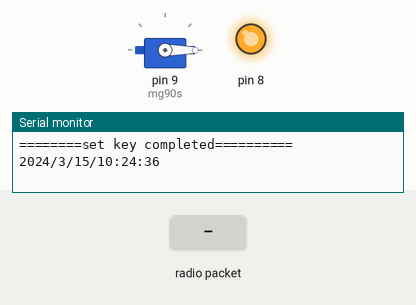
Recording of a sketch running on a simulated Arduino Uno, built with avr-gcc and run on an emulated ATmega328P. Shown: servo, output pins drawn as LEDs (lit = HIGH), the last lines printed to the serial monitor. Inputs (shaded band) come from the test bench. The local clock reads 2024-03-15 10:24:30 at power-on unless the sketch sets it; random numbers use the default seed unless the sketch sets one; no radio packets arrive unless stated.

Above: at 6.4 s.
6.5 s: radio packet "1" arrives
At 10.34 s:
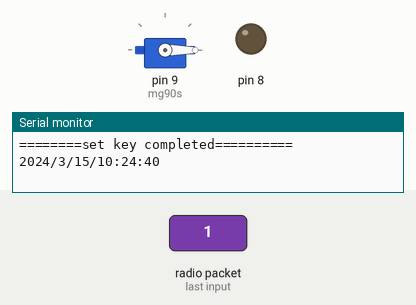
Timing chart, 0 to 11.9 s (numbered marks = the images above; inputs shaded):
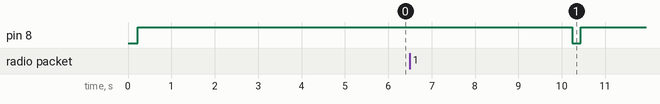

The sketch:

XOR_recv_and_open_door.ino
```cpp
#define NUMBER_OF_BYTES 32 // 加密字节数，也是密钥字节数

////////////////////////////////////////

//将int(2byte转换为字节数组)//////////////
union byte_int_union
{
   uint16_t int_year;
   uint8_t  byte_year[2];
};
byte_int_union b_i_year;
////////////////////////////////////////

//记录的UID/////////////////////////////
#define N 2 //UID个数
#define M 4 //UID字节数
static const byte f[N][M] = //uid字节
{
  {0x95, 0x53, 0x8D, 0xC2},
  {0x2F, 0x4A, 0x85, 0x88}
};


///////// DS1307时钟模块所需  ////////////
#include "RTClib.h"

RTC_DS1307 rtc; //创建一个RTC_DS1307对象
////////////////////////////////////////

////ASK无线模块所需//////////////////////
#include <RH_ASK.h>
#include <SPI.h> // Not actually used but needed to compile

RH_ASK driver(2000, 5, 6, 7); //依次为接收，发送，ptt端
////////////////////////////////////////

///舵机、RFID模块////////////////////////////
#include <SPI.h>
#include <MFRC522.h>
#include <Servo.h>

//recv端不需要///////////////////////////////////////////////
//#define RST_PIN         9          // Configurable, see typical pin layout above
//#define SS_PIN          10         // Configurable, see typical pin layout above

//MFRC522 mfrc522(SS_PIN, RST_PIN);  // Create MFRC522 instance
////////////////////////////////////////////////////////////
Servo mg90s;  //舵机
////////////////////////////////////

byte key[NUMBER_OF_BYTES]; // 加密、解密密钥

///保持电源输出所需///////////////////////
unsigned long next_time;
///////////////////////////////////////

void new_en_de(byte* text, byte* key) //加密、解密函数，明文或密文会存在text中
{
  for (int i = 0; i < NUMBER_OF_BYTES; i++)
  {
    text[i] = key[i] ^ text[i];
  }
}

void setkey(byte* inputkey, uint32_t sec) //刷新密钥函数
{
  randomSeed(sec / 30);
  Serial.println(sec / 30);
  for (int i = 0; i < 32; i++)
  {
    inputkey[i] = random(0, 255);
  }
  Serial.print("key:"); //debug
  debug_32by_print(inputkey);  //debug
  Serial.println("========set key completed==========");
}

void send_it_en(byte* it) //加密并发送，且密文会存在it中
{
  //Serial.println("hello");
  new_en_de(it, key); //加密
  //Serial.println("hello again and again");
  driver.send((byte*)it, strlen(it)); //发送
  //Serial.println("hello again and again and again");
  //delay(100);
  driver.waitPacketSent();  //等待发送完成
  //Serial.println("hello again and again and again and again");
}

int recv_it_and_de(byte* it)   //接收并解密，将明文存在msg中
{
  byte buf[NUMBER_OF_BYTES]; //是否可省
  byte buflen = sizeof(buf);  //是否可省
  if (driver.recv(buf, &buflen)) // Non-blocking
  {
    cpbyte(it, buf, NUMBER_OF_BYTES); //复制
    Serial.print("enmsg:"); //debug
    debug_32by_print(buf); //debug
    new_en_de(it, key); //解密
     // Message with a good checksum received, dump it.
    //driver.printBuffer("Got:", buf, buflen); //debug
    Serial.print("demsg:"); //debug
    debug_32by_print(it); //debug
    return 1;
  }
  return 0;
}

void cpbyte(byte* cpin, byte* cpout, int num) //将cpout复制到cpin字节数组中，需要输入num字节数
{
  for (int i = 0; i < num; i++)
  {
    cpin[i] = cpout[i];
  }
}

void debug_32by_print(byte* msg) //debug使用，将以16进制显示msg信息
{
  //Serial.print("msg:");
  for (int i = 0; i < NUMBER_OF_BYTES; i++)
  {
    Serial.print(msg[i], DEC);
    Serial.print(" ");
  }
  Serial.println();
}

int compare_bytes(const byte* a,const int start_a,const byte* b,const int start_b,const int num) //比较a,b两个字节数组，输入a,b,开始比较的位置与比较的长度
{
  const int maxi = num + start_a;
  int i = start_a;
  int j = start_b;
  for (; i < maxi;)
  {
    if (a[i] != b[j])
    {
      return 0;
    }
    i++;
    j++;
  }
  return 1;
}

int uid_judge(byte* msg) //判断信息是否为UID信息，若不是则返回0，若是则返回1
{
  const byte isuid[4] = { 0x0, 0x0, 0x0, 0x0 }; //判断是否为UID信息
  int flag = 0;
  int i = 0;
  if (compare_bytes(msg, 0, isuid, 0, 4))
  {
    for (i = 0; i < N; i++)
    {
      if (compare_bytes(msg, 4, f[i], 0, 4))
      {
        flag = 1;
      }
    }
  }

  //debug/////////////////////////////
  if (flag)
  {
    Serial.println("uid ture");
  }
  else
  {
    Serial.println("uid flase");
  }
  /////////////////////////////////////

  return flag;

}

void syn_time(byte *msg, DateTime now) //判断msg是否含有时间信息，若是，则同步时间
{
  //DateTime now = rtc.now();
  const byte istime[4] = { 0x1, 0x1, 0x1, 0x1 }; //判断是否为时间信息
  b_i_year.byte_year[0] = msg[4]; //debug
  b_i_year.byte_year[1] = msg[5]; //debug
  Serial.print("dt = "); //debug
  Serial.println(
                abs(  DateTime(b_i_year.int_year, msg[6], msg[7], msg[8], msg[9], msg[10]).unixtime() - now.unixtime() )
                ); //debug
  if (  compare_bytes(msg, 0, istime, 0, 4) &&
        (
          abs(  DateTime(b_i_year.int_year, msg[6], msg[7], msg[8], msg[9], msg[10]).unixtime() - now.unixtime()  ) < 20
        )
     )
  {
    debug_time_print(now);  //debug
    Serial.println("time syn begin"); //debug
    //b_i_year.byte_year[0] = msg[4];
    //b_i_year.byte_year[1] = msg[5];
    rtc.adjust( DateTime(b_i_year.int_year, msg[6], msg[7], msg[8], msg[9], msg[10]) );
    Serial.println("time syn end"); //debug
    debug_time_print(now);  //debug
  }
}

void debug_time_print(DateTime now) //显示now时间的函数debug用
{
  Serial.print(now.year(), DEC);
  Serial.print('/');
  Serial.print(now.month(), DEC);
  Serial.print('/');
  Serial.print(now.day(), DEC);
  Serial.print('/');
  Serial.print(now.hour(), DEC);
  Serial.print(':');
  Serial.print(now.minute(), DEC);
  Serial.print(':');
  Serial.print(now.second(), DEC);
  Serial.println();
}

void opendoor() //just open the door
{
  mg90s.attach(9);//加载舵机，9脚输出控制信号
  mg90s.write(80);//开门动作
  delay(3000);    //保持舵机
  mg90s.write(0); //将舵机归位
  delay(200);     //足够的时间输出PWM波
  mg90s.detach(); //尝试使得舵机休眠
}

void keep_power()
{
  digitalWrite(8, LOW); //输出低电平
  delay(200);           //脉冲，保持电源
  digitalWrite(8, HIGH);//保持高电平，防止连续的低电平脉冲使得电源关闭
  //delay(500);

  Serial.println("=================="); //debug
  Serial.println("=================="); //debug
  Serial.println("keep power finshed"); //debug
  Serial.println("=================="); //debug
  Serial.println("=================="); //debug
}

void setup()
{
  while (!Serial); // for Leonardo/Micro/Zero
  Serial.begin(57600);

  ////初始化时钟模块////////////////////////
  //Serial.begin(57600);
  if (!rtc.begin())
  {
    Serial.println("Couldn't find RTC");
    while (1);
  }
  if (!rtc.isrunning())
  {
    Serial.println("RTC is NOT running!");
  }
  ///////////////////////////////////////

  //////RFID初始化////////////////////////
  /*
  SPI.begin();
  mfrc522.PCD_Init();    // Init MFRC522
  */
  //mfrc522.PCD_DumpVersionToSerial();


  ////////////////////////////////////////

  //初始化ASK模块//////////////////////////
  if (!driver.init())
    Serial.println("init failed");
  ////////////////////////////////////////

  //初始化舵机/////////////////////////////
  mg90s.attach(9);//9脚输出控制信号
  mg90s.write(0); //将舵机归位
  delay(200);     //足够的时间输出PWM波
  mg90s.detach(); //尝试使得舵机休眠
  ///////////////////////////////////////

  //初始化密钥/////////////////////////////
  DateTime now = rtc.now();
  setkey(key, now.unixtime());
  ///////////////////////////////////////

  //电源维持部份///////////////////////////
  pinMode(8,OUTPUT);  //保持电源输出的端口
  digitalWrite(8,HIGH); //打开上拉电阻
  next_time = millis();
  delay(5000);
  ///////////////////////////////////////
}

void loop()
{
  int i = 0;
  byte msg[NUMBER_OF_BYTES];

  //创建时间类
  DateTime now = rtc.now();

  //电源维持部份//////////////////////////////
  if (  millis() < 5000 )
  {
    next_time = millis(); //millis计数已经归零，新的循环开始了
  }
  if ( millis() > next_time + 10000 )
  {
    //nexttime = (now.unixtime() + 13); //I really don't why is bug
    next_time = millis(); //下次同步时间
    keep_power(); //输出低电平脉冲，保持电源
    Serial.print("now the time is "); //debug
    Serial.println(millis(),DEC);  //debug
  }
  ///////////////////////////////////////////

  //每30s刷新密钥///////////////////
  //just try if (now.unixtime() % 30 == 0)
  //{
    setkey(key, now.unixtime());
    debug_time_print(now);
  //}
  /////////////////////////////////

  if (recv_it_and_de(msg)) //如果收到信息则将信息解密并存入 msg 中，后进入此分支
  {
    //进入UID判断部份///////////////////////////////
    if( uid_judge(msg) )
    {
      opendoor();
    }
    //////////////////////////////////////////////
    debug_time_print(now);  //debug
    //进入时间同步部份//////////////////////////////
    syn_time(msg,now);
    /////////////////////////////////////////////
  }
  delay(100);
}
```
